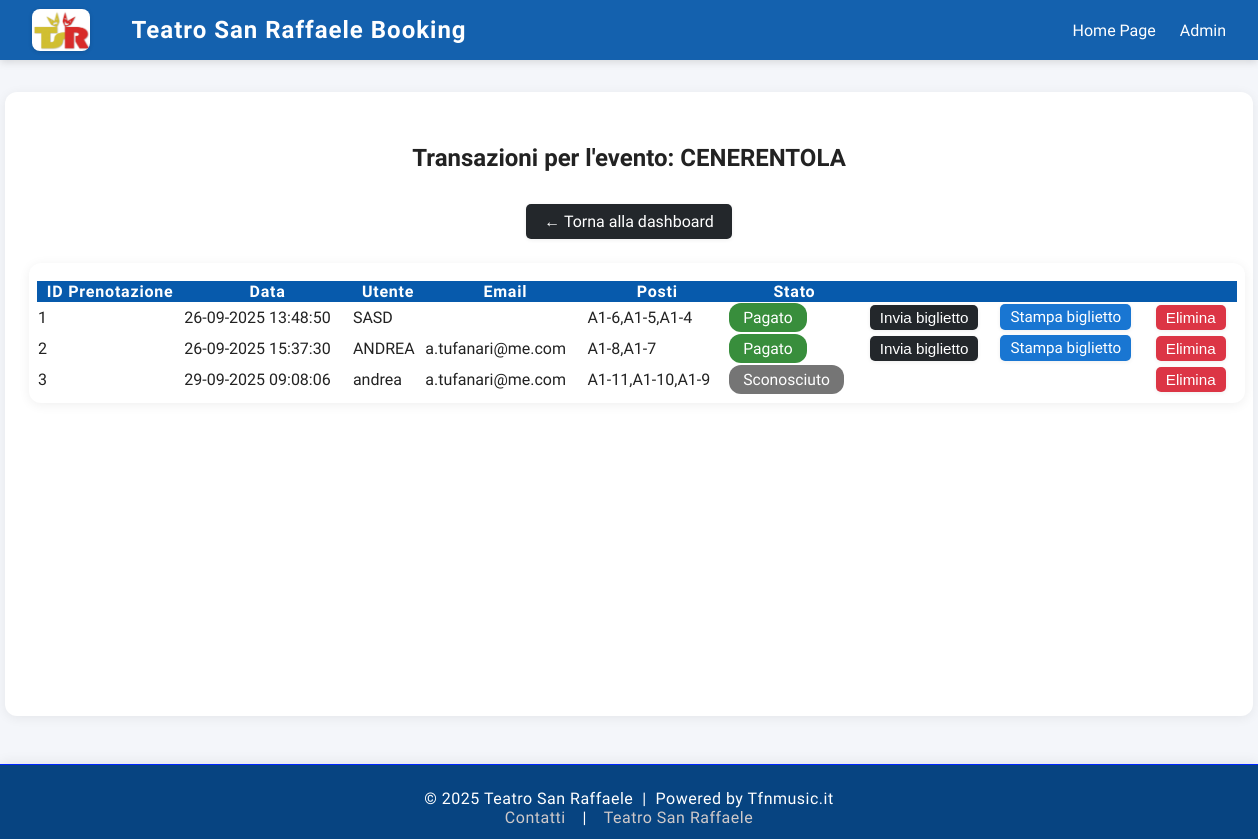
The page /event/1/transactions (signed in) on the database as committed earlier.
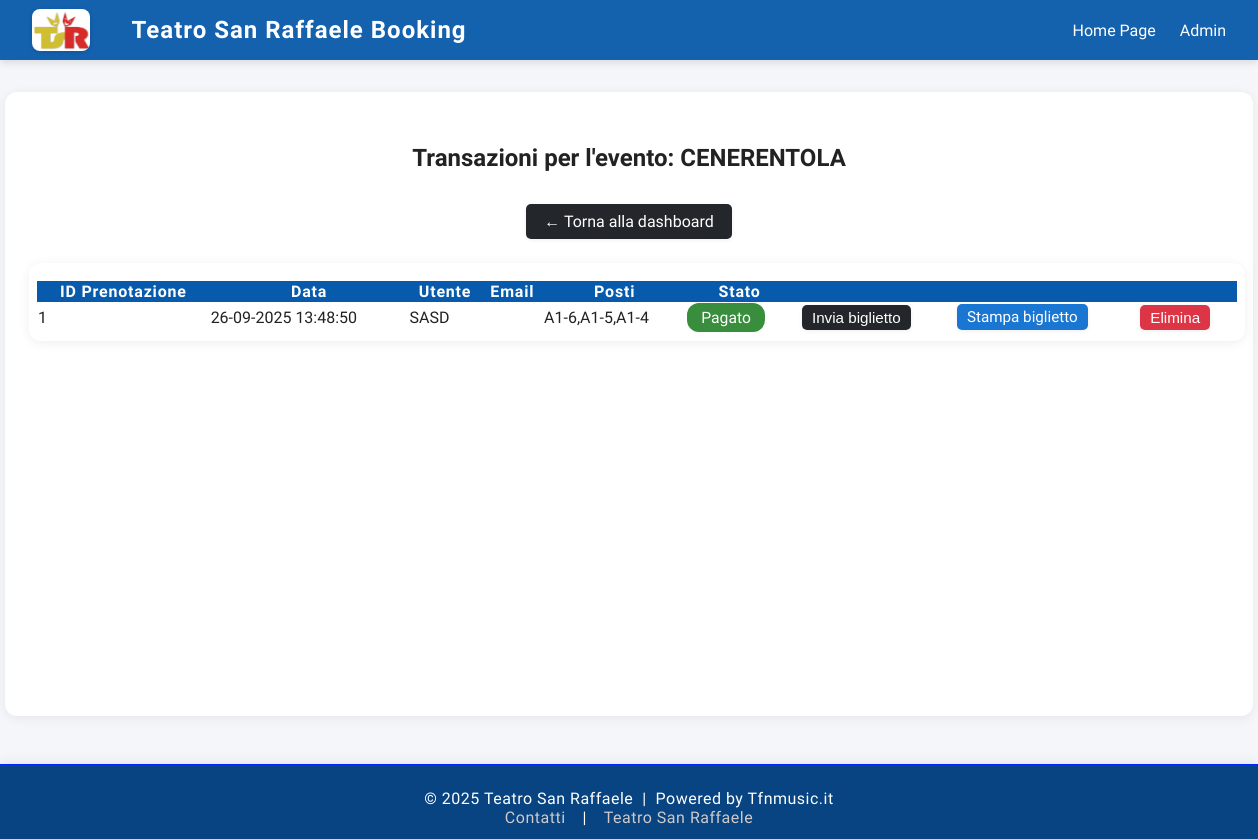
The same page on the database as committed later.
### tables this page shows
CREATE TABLE events (
    id INTEGER PRIMARY KEY AUTOINCREMENT,
    title TEXT NOT NULL,
    date TEXT NOT NULL,
    time TEXT NOT NULL,
    price REAL NOT NULL,
    poster_url TEXT         
, visible INTEGER DEFAULT 1);

CREATE TABLE bookings (
    id INTEGER PRIMARY KEY AUTOINCREMENT,
    event_id INTEGER NOT NULL,
    name TEXT NOT NULL,
    email TEXT NOT NULL,
    seats TEXT NOT NULL,          -- posti separati da , 
    status REAL DEFAULT 0 , -- 0=libero, 1=pending ,2 = acquistato , 3 = validato
    created_at TEXT NOT NULL,
    FOREIGN KEY(event_id) REFERENCES events(id)
);

### app.py (the view)
@app.route('/event/<int:event_id>/transactions')
@login_required
def event_transactions(event_id):
    event = get_event_by_id(event_id)
    transactions = get_bookings_by_event(event_id)
    return render_template(
        'event_transactions.html',
        event_title=event['title'] if event else 'Evento sconosciuto',
        transactions=transactions
    )

### app.py (called while the page is built)
@app.context_processor
def inject_now():
    return {'now': datetime.now}

### auth.py (called while the page is built)
def login_required(f):
    @wraps(f)
    def decorated_function(*args, **kwargs):
        if session.get('logged_in') != True:
            return redirect(url_for('admin'))
        return f(*args, **kwargs)
    return decorated_function

### database.py (called while the page is built)
def get_db():
    conn = sqlite3.connect(DB_PATH)
    conn.row_factory = sqlite3.Row
    return conn

def get_event_by_id(event_id):
    conn = get_db()
    event = conn.execute('SELECT * FROM events WHERE id=?', (event_id,)).fetchone()
    conn.close()
    return event

def get_bookings_by_event(event_id, statuses=None):
    conn = get_db()
    if statuses:
        placeholders = ','.join(['?'] * len(statuses))
        bookings = conn.execute(
            f'SELECT seats FROM bookings WHERE event_id=? AND status IN ({placeholders})',
            (event_id, *statuses)
        ).fetchall()
    else:
        bookings = conn.execute(
            'SELECT * FROM bookings WHERE event_id=? ORDER BY created_at DESC',
            (event_id,)
        ).fetchall()
    conn.close()
    return bookings

### templates/event_transactions.html (shortened to what this page needs)
{% extends 'base.html' %}
{% block content %}
<h2 style="text-align:center; margin-bottom: 32px;">Transazioni per l'evento: {{ event_title }}</h2>
<p style="text-align:center; margin-bottom: 24px;">
    <a href="{{ url_for('dashboard') }}" class="btn-back">&larr; Torna alla dashboard</a>
</p>
<div class="transactions-table-wrapper">
    <table class="transactions-table">
        <thead>
            <tr>
                <th>ID Prenotazione</th>
                <th>Data</th>
                <th>Utente</th>
                <th>Email</th>
                <th>Posti</th>
                <th>Stato</th>
                <th></th>
                <th></th>
                <th></th>
            </tr>
        </thead>
        <tbody>
            {% for t in transactions |sort(attribute='id') %}
            <tr>
                <td>{{ t.id }}</td>
                <td>{{ t.created_at }}</td>
                <td>{{ t.name }}</td>
                <td>{{ t.email }}</td>
                <td>{{ t.seats }}</td>
                <td>
                    {% if t.status == 1 %}
                    <span class="badge badge-pending">In attesa</span>
                    {% elif t.status == 2 %}
                    <span class="badge badge-paid">Pagato</span>
                    {% elif t.status == 3 %}
                    <span class="badge badge-validated">Cassa</span>
                    {% else %}
                    <span class="badge badge-unknown">Sconosciuto</span>
                    {% endif %}
                </td>
                <td>
                    {% if t.status in [2,3] %}
                    <form method="post" action="{{ url_for('resend_ticket', booking_id=t.id) }}"
                        style="display:inline;">
                        <button type="submit" class="btn-back"
                            style="margin-left:8px; font-size:0.95em; padding:4px 10px;">Invia biglietto</button>
                    </form>
                    {% endif %}
                </td>
                <td>
                    {% if t.status in [2,3] %}
                    <a href="{{ url_for('print_ticket', booking_id=t.id) }}" target="_blank" class="btn-back"
                        style="margin-left:4px; font-size:0.95em; padding:4px 10px; background:#1976d2;">Stampa
                        biglietto</a>
                    {% endif %}
                </td>
                <td>
                    <form method="post" action="{{ url_for('delete_transaction', booking_id=t.id) }}"
                        style="display:inline;"
                        onsubmit="return confirm('Sei sicuro di voler eliminare questa prenotazione? I posti {{ t.seats }} verranno liberati e la transazione sarà cancellata definitivamente.');">
                        <button type="submit" class="btn-back"
                            style="margin-left:4px; font-size:0.95em; padding:4px 10px; background:#dc3545; color:white;">Elimina</button>
                    </form>
                </td>
            </tr>
            {% else %}
            <tr>
                <td colspan="9" style="text-align:center; color:#888;">Nessuna transazione trovata per questo evento.
                </td>
            </tr>
            {% endfor %}
        </tbody>
    </table>
</div>
{% endblock %}

### templates/base.html (shortened to what this page needs)
<!DOCTYPE html>
<html lang="it">
<head>
  <link rel="stylesheet" href="{{ url_for('static', filename='style.css') }}">
</head>
<body>
  <div class="navbar">
    <img src="{{ url_for('static', filename='img/logo.png') }}" alt="Logo" class="navbar-logo">
    <div class="navbar-title">Teatro San Raffaele Booking</div>
    <div class="navbar-links">
      <a href="{{ url_for('index') }}">Home Page</a>
      <a href="{{ url_for('dashboard') }}">Admin</a>
    </div>
  </div>
  <div class="main-content">
    {% block content %}{% endblock %}
  </div>
  <div class="footer">
    <div class="footer-content">
      &copy; {{ now().year }} Teatro San Raffaele &nbsp;|&nbsp; Powered by <span style="color:#ffffff;">
        Tfnmusic.it</span>
      <br>
      <span class="footer-links">
        <a href="mailto:ilcilindroteatro@yahoo.it">Contatti</a> &nbsp;|&nbsp;
        <a href="https://teatrosanraffaele.it" target="_blank">Teatro San Raffaele</a>
      </span>
    </div>
  </div>
</body>
</html>

### static/style.css (style rules this page uses)
body { margin: 0; font-family: "Josefin Sans", sans-serif; font-optical-sizing: auto; font-weight: 400; font-style: normal; background: #f4f6fa; color: #222; min-height: 100vh; }
.navbar { background: #1461ae; color: #fff; padding: 0 32px; height: 60px; display: flex; align-items: center; justify-content: flex-start; gap: 24px; box-shadow: 0 2px 8px #0002; }
.navbar-title { font-size: 1.5em; font-weight: 700; letter-spacing: 1px; }
.navbar-links { margin-left: auto; display: flex; align-items: center; }
.navbar-links a { color: #fff; text-decoration: none; margin-left: 24px; font-weight: 500; transition: color 0.2s; }
.navbar-logo { height: 42px; margin-right: 18px; border-radius: 8px; box-shadow: 0 1px 4px #0002; background: #fff; }
.main-content { width: 100%; max-width: 1200px; margin: 32px auto 0 auto; background: #fff; border-radius: 12px; box-shadow: 0 2px 12px #0001; padding: 32px 24px; min-height: 70vh; }
.footer { margin-top: 48px; padding: 24px 0 12px 0; background: #074481; color: #fff; font-size: 1em; text-align: center; letter-spacing: 0.5px; border-top: 1px solid #0026ff; box-shadow: 0 -2px 12px #0001; }
.footer-content { max-width: 900px; margin: 0 auto; }
.footer-links a { color: #cfc9c9; text-decoration: none; margin: 0 8px; font-weight: 500; transition: color 0.2s; }
.dashboard-table-wrapper, .transactions-table-wrapper { width: 100%; max-width: 1200px; margin: 0 auto; background: #fff; border-radius: 12px; box-shadow: 0 2px 12px #0001; padding: 18px 8px 8px 8px; }
.dashboard-table, .transactions-table { width: 100%; border-collapse: collapse; font-size: 1em; min-width: 400px; table-layout: auto; }
.transactions-table th { background: #075aac !important; color: #fff !important; font-weight: 600; letter-spacing: 0.8px; z-index: 2; }
.badge { display: inline-block; padding: 5px 14px; border-radius: 12px; font-size: 0.98em; font-weight: 500; color: #fff; }
.badge-paid { background: #388e3c; }
.btn-back { background: #23272b; color: #fff; border: none; border-radius: 5px; padding: 8px 18px; font-size: 1em; font-weight: 500; text-decoration: none; transition: background 0.2s; box-shadow: 0 1px 4px #0001; cursor: pointer; display: inline-block; }

Rows that differ between the two databases and show on the page:
removed bookings: id "2", created_at "26-09-2025 15:37:30", name "ANDREA", email "a.tufanari@me.com", seats "A1-8,A1-7", status "Pagato"
removed bookings: id "3", created_at "29-09-2025 09:08:06", name "andrea", email "a.tufanari@me.com", seats "A1-11,A1-10,A1-9", status "Sconosciuto"
